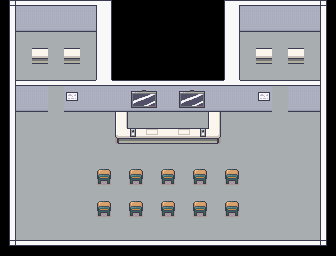

Rendered tile map (Tiled .tmx) drawn with the repository's tilesets; below, a short description and the map source with its tile grids summarised:
An orthogonal 21x16 tile map with 16x16 px tiles, 6 tile layers (ground, wall, bgd_2, bgd_1, ...), 4 tilesets and 9 objects (2x Slime, 2x Door, 2x Shelf, 2x Computer, Player).

<map version="1.10" tiledversion="1.10.2" orientation="orthogonal" renderorder="right-down" width="21" height="16" tilewidth="16" tileheight="16" infinite="0" nextlayerid="8" nextobjectid="20">
 <properties>
  <property name="bgm" value="music/Stage_BGM.mp3" />
 </properties>
 <tileset firstgid="1" source="ground.tsx" />
 <tileset firstgid="392" source="map.tsx" />
 <tileset firstgid="1816" name="entities" tilewidth="32" tileheight="48" tilecount="5" columns="0">
  <grid orientation="orthogonal" width="1" height="1" />
  <tile id="0">
   <image width="32" height="32" source="../graphictmp/game/player/idleFront_01.png" />
  </tile>
  <tile id="1">
   <image width="32" height="32" source="../graphictmp/game/slime/idleFront_01.png" />
  </tile>
  <tile id="3">
   <image width="16" height="32" source="../graphictmp/game/computer/idleFront_01.png" />
  </tile>
  <tile id="4">
   <image width="16" height="32" source="../graphictmp/game/door/idleFront_01.png" />
  </tile>
  <tile id="5">
   <image width="32" height="48" source="../graphictmp/game/shelf/idleFront_01.png" />
  </tile>
 </tileset>
 <tileset firstgid="1822" source="ceil.tsx" />
 <layer id="1" name="ground" width="21" height="16">
  <data>[336 cells, 202 non-empty, 1 distinct tile ids]</data>
 </layer>
 <layer id="4" name="wall" width="21" height="16">
  <data>[336 cells, 115 non-empty, 14 distinct tile ids]</data>
 </layer>
 <layer id="3" name="bgd_2" width="21" height="16">
  <data>[336 cells, 9 non-empty, 6 distinct tile ids]</data>
 </layer>
 <layer id="2" name="bgd_1" width="21" height="16">
  <data>[336 cells, 38 non-empty, 11 distinct tile ids]</data>
 </layer>
 <objectgroup id="5" name="entities">
  <object id="1" type="Player" gid="1816" x="235.872" y="163.751" width="48" height="48" />
  <object id="2" type="Slime" gid="1817" x="182.211" y="165.565" width="32" height="32" />
  <object id="3" type="Slime" gid="1817" x="222.11" y="135.482" width="32" height="32" />
  <object id="4" type="Door" gid="1820" x="48" y="112" width="16" height="32" />
  <object id="5" type="Door" gid="1820" x="272" y="112" width="16" height="32" />
  <object id="6" type="Shelf" gid="1821" x="256" y="240" width="32" height="48" />
  <object id="7" type="Shelf" gid="1821" x="288" y="240" width="32" height="48" />
  <object id="8" type="Computer" gid="1819" x="272" y="64" width="16" height="32" />
  <object id="9" type="Computer" gid="1819" x="48" y="64" width="16" height="32" />
 </objectgroup>
 <layer id="6" name="fgd_2" width="21" height="16">
  <data>[336 cells, 0 non-empty, 0 distinct tile ids]</data>
 </layer>
 <layer id="7" name="fgd_1" width="21" height="16">
  <data>[336 cells, 2 non-empty, 1 distinct tile ids]</data>
 </layer>
</map>
